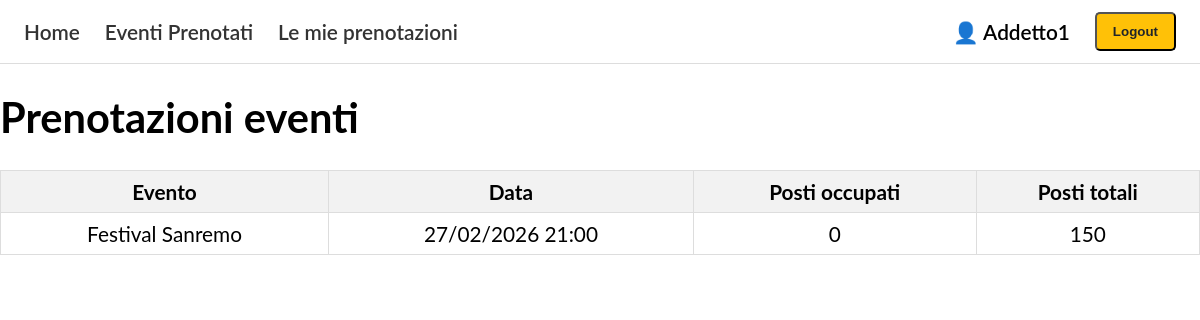
/events/prenotazioni-eventi/ (signed in), run on an earlier commit of the app's database.
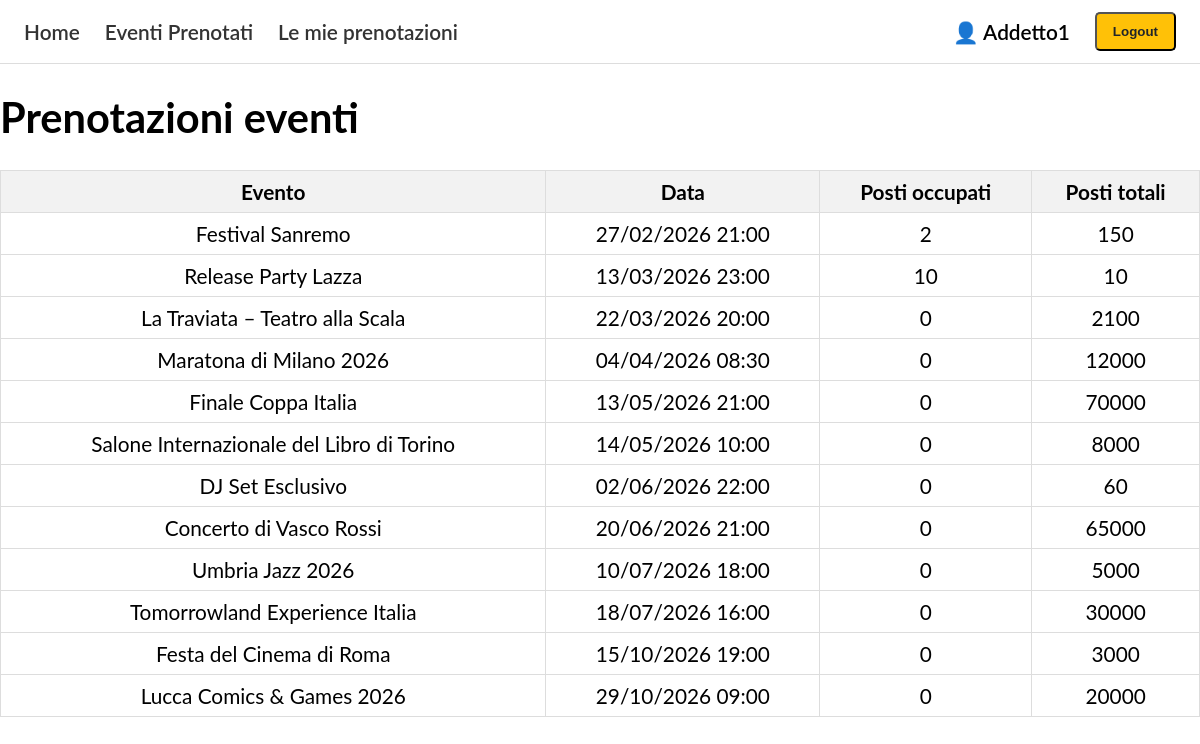
And on a later commit of the database.
### events/models.py (models this page shows, shortened)
class Evento(models.Model):
    titolo = models.CharField(max_length=200)
    descrizione = models.TextField(blank=True)
    data = models.DateTimeField()
    posti_totali = models.PositiveIntegerField()
    creatore = models.ForeignKey(User, on_delete=models.CASCADE)
    immagine = models.ImageField(upload_to="eventi/",blank=True,null=True)
    class Meta:
        verbose_name = "Evento"
        verbose_name_plural = "Eventi"

### events/views.py (the view)
# urls.py: path('prenotazioni-eventi/',views.prenotazioni_eventi,name='prenotazioni-eventi'),
@staff_member_required
def prenotazioni_eventi(request):
    eventi = Evento.objects.filter(
        data__gt=timezone.now()
    ).order_by('data')
    return render(request, 'events/prenotazioni_eventi.html', {
        'eventi': eventi
    })

### events/templates/events/prenotazioni_eventi.html
{% extends "base_generic.html" %}
{% block content %}
<h1>Prenotazioni eventi</h1>
<table class="admin-table">
  <tr>
    <th>Evento</th>
    <th>Data</th>
    <th>Posti occupati</th>
    <th>Posti totali</th>
  </tr>
  {% for evento in eventi %}
  <tr>
    <td>{{ evento.titolo }}</td>
    <td>{{ evento.data|date:"d/m/Y H:i" }}</td>
    <td>{{ evento.prenotazione_set.count }}</td>
    <td>{{ evento.posti_totali }}</td>
  </tr>
  {% endfor %}
</table>
{% endblock %}

What changed in the data, as far as the page shows it:
computed for Evento "Festival Sanremo": prenotazione_set.count "0" → "2"
added Evento: titolo "Release Party Lazza", data "13/03/2026 23:00", prenotazione_set.count "10", posti_totali "10"
added Evento: titolo "La Traviata – Teatro alla Scala", data "22/03/2026 20:00", prenotazione_set.count "0", posti_totali "2100"
added Evento: titolo "Maratona di Milano 2026", data "04/04/2026 08:30", prenotazione_set.count "0", posti_totali "12000"
added Evento: titolo "Finale Coppa Italia", data "13/05/2026 21:00", prenotazione_set.count "0", posti_totali "70000"
added Evento: titolo "Salone Internazionale del Libro di Torino", data "14/05/2026 10:00", prenotazione_set.count "0", posti_totali "8000"
added Evento: titolo "DJ Set Esclusivo", data "02/06/2026 22:00", prenotazione_set.count "0", posti_totali "60"
added Evento: titolo "Concerto di Vasco Rossi", data "20/06/2026 21:00", prenotazione_set.count "0", posti_totali "65000"
added Evento: titolo "Umbria Jazz 2026", data "10/07/2026 18:00", prenotazione_set.count "0", posti_totali "5000"
added Evento: titolo "Tomorrowland Experience Italia", data "18/07/2026 16:00", prenotazione_set.count "0", posti_totali "30000"
added Evento: titolo "Festa del Cinema di Roma", data "15/10/2026 19:00", prenotazione_set.count "0", posti_totali "3000"
added Evento: titolo "Lucca Comics & Games 2026", data "29/10/2026 09:00", prenotazione_set.count "0", posti_totali "20000"
